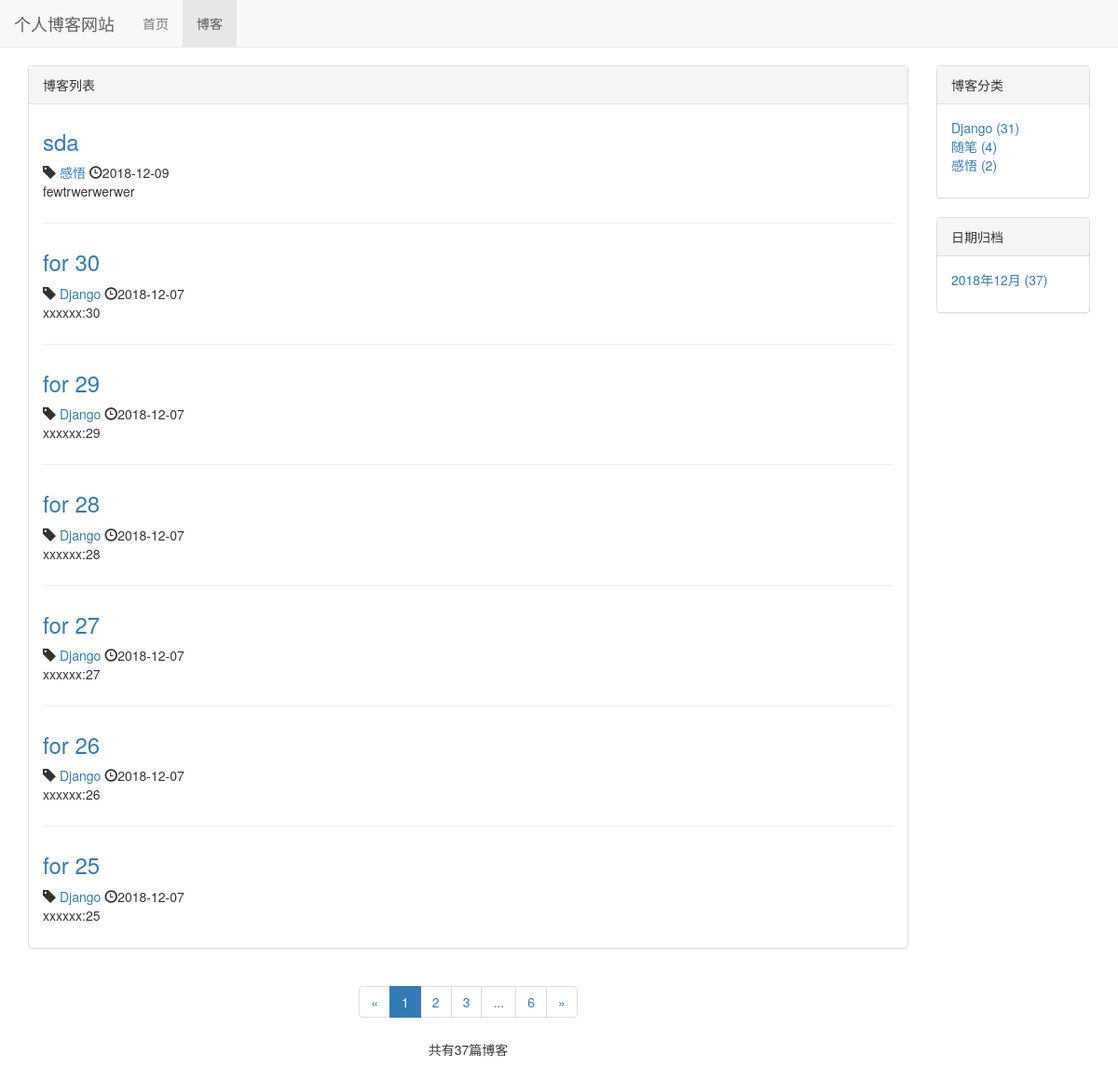
Screenshot of /blog/ with the database file from the repository.
### blog/models.py (models this page shows, shortened)
class Blog(models.Model):
    title = models.CharField(max_length=50)
    blog_type = models.ForeignKey(BlogType,on_delete=models.DO_NOTHING)
    content = models.TextField()
    author = models.ForeignKey(User,on_delete=models.DO_NOTHING)
    created_time = models.DateTimeField(auto_now_add=True)
    last_updated_time = models.DateTimeField(auto_now=True)
    class Meta:
        ordering = ['-created_time']

class BlogType (models.Model):
    type_name = models.CharField(max_length=15)
    def __str__ (self):  #让文章选择分类时能看到分类名
        return self.type_name
    def blog_count(self):
        return self.blog_set.count()  # blog_set 反向获取被关联外键的model（模型名称小写加_set）

### blog/views.py (the view)
# urls.py: path('',views.blog_list,name="blog_list"),
def blog_list(request):
    blogs_all_list=Blog.objects.all()
    context = {}
    context = get_blog_list_common_date(request,blogs_all_list)
    return render_to_response('blog/blog_list.html',context)

### blog/templates/blog/blog_list.html (shortened to what this page needs)
{% extends 'base.html' %}
{% block nav_blog_active %}active{%endblock%}
{% load staticfiles %}
{% block header_extends %}
    <link rel="stylesheet" href= "{% static 'blog/blog.css' %}" >
{% endblock %}
{% block content %}
    <div class="container">
        <div class="row">
            <div class=" col-xs-12 col-sm-8 col-md-9 col-lg-10">
                <div class="panel panel-default">
                    <div class="panel-heading"> {% block blog_list_title %}博客列表  {% endblock %}</div>
                    <div class="panel-body">
                        {% for blog in blogs %}
                            <div class="blog">
                                <h3><a href="{% url 'blog_detail' blog.pk %}">{{ blog.title }}</a></h3>
                                    <p class="blog-info">
                                        <span class="glyphicon glyphicon-tag"></span>
                                         <a href="{% url 'blogs_with_type' blog.blog_type.pk %}"> {{ blog.blog_type }}</a>
                                        <span class="glyphicon glyphicon-time"></span>{{ blog.created_time|date:"Y-m-d"}}
                                    </p>
                                <p>{{ blog.content|truncatechars:60}}</p>
                            </div>
                        {% empty %}
                            <div class="blog">
                                <p> <h3>暂无博客，敬请期待</h3></p>
                            </div>
                        {% endfor %}
                    </div>
                </div>
                <div class = "paginator">
                    <ul class="pagination">
                        <li>
                            {% if page_of_blogs.has_previous %}
                                <a href="?page={{ page_of_blogs.previous_page_number }}" aria-label="Previous">
                                    <span aria-hidden="true">&laquo;</span>
                                </a>
                            {% else %}
                                <span aria-hidden="true">&laquo;</span>
                            {% endif %}
                        </li>
                        {% for page_num in page_range %}
                            {% if page_num == page_of_blogs.number %}
                                <li class= "active"><span>{{ page_num }}</span></li>
                            {% elif page_num == '...' %}
                                <li><span>{{ page_num }}</span></li>
                            {% else %}
                                <li><a href="?page={{ page_num }}">{{ page_num }}</a></li>
                            {% endif %}
                        {% endfor %}
                        <li>
                            {% if page_of_blogs.has_next %}
                                <a href="?page={{ page_of_blogs.next_page_number }}" aria-label="Next">
                                    <span aria-hidden="true">&raquo;</span>
                                </a>
                            {% else %}
                                <span aria-hidden="true">&raquo;</span>
                            {% endif %}
                        </li>
                    </ul>
                    <p>
                        共有{{ page_of_blogs.paginator.count }}篇博客
                    </p>
                </div>
            </div>
            <div class=" hidden-xs col-sm-4 col-md-3 col-lg-2">
                <div class="panel panel-default">
                    <div class="panel-heading">博客分类</div>
                    <div class="panel-body">
                        <ul class="blog-types">
                            {% for  blog_type in blog_types %}
                                <li>
                                    <a href="{% url 'blogs_with_type' blog_type.pk %}">
                                        {{ blog_type.type_name }} ({{ blog_type.blog_count }})
                                    </a>
                                </li>
                            {% empty %}
                                <li>暂无分类</li>
                            {% endfor %}
                        </ul>
                    </div>
                </div>
                <div class="panel panel-default">
                    <div class="panel-heading">日期归档</div>
                    <div class="panel-body">
                        <ul>
                            {% for blog_date, blog_count in blog_dates.items %}
                                <li>
                                    <a href="{% url 'blogs_with_date' blog_date.year blog_date.month %}">
                                        {{ blog_date|date:"Y年m月" }} ({{ blog_count }})
                                    </a>
                                </li>
                            {% endfor %}
                        </ul>
                    </div>
                </div>
            </div>
        </div>
    </div>
{% endblock %}

### static/base.css (style rules this page uses)
* { margin: 0; padding: 0; }
body { margin-top: 70px!important; }
ul { list-style-type: none; }

### blog/static/blog/blog.css (style rules this page uses)
ul.blog-types { list-style-type: none; }
div.blog:not(:last-child) { margin-bottom: 2em; padding-bottom: 1em; border-bottom: 1px solid #eee; }
div.blog h3 { margin-top: 0.5em; }
div.blog p.blog-info { margin-bottom: 0; }
div.paginator { text-align: center; }

### rows the page displays
Blog: title "sda", blog_type "感悟", created_time "2018-12-09", content "fewtrwerwerwer"
Blog: title "for 30", blog_type "Django", created_time "2018-12-07", content "xxxxxx:30"
Blog: title "for 29", blog_type "Django", created_time "2018-12-07", content "xxxxxx:29"
Blog: title "for 28", blog_type "Django", created_time "2018-12-07", content "xxxxxx:28"
Blog: title "for 27", blog_type "Django", created_time "2018-12-07", content "xxxxxx:27"
Blog: title "for 26", blog_type "Django", created_time "2018-12-07", content "xxxxxx:26"
Blog: title "for 25", blog_type "Django", created_time "2018-12-07", content "xxxxxx:25"
BlogType: type_name "Django", blog_count "31"
BlogType: type_name "随笔", blog_count "4"
BlogType: type_name "感悟", blog_count "2"

### other values shown
{{ page_num }} "1"
{{ page_num }} "2" "3" "6"
{{ page_num }} "..."
{{ page_of_blogs.paginator.count }} "37"
{{ blog_date|date:"Y年m月" }} "2018年12月"
{{ blog_count }} "37"
